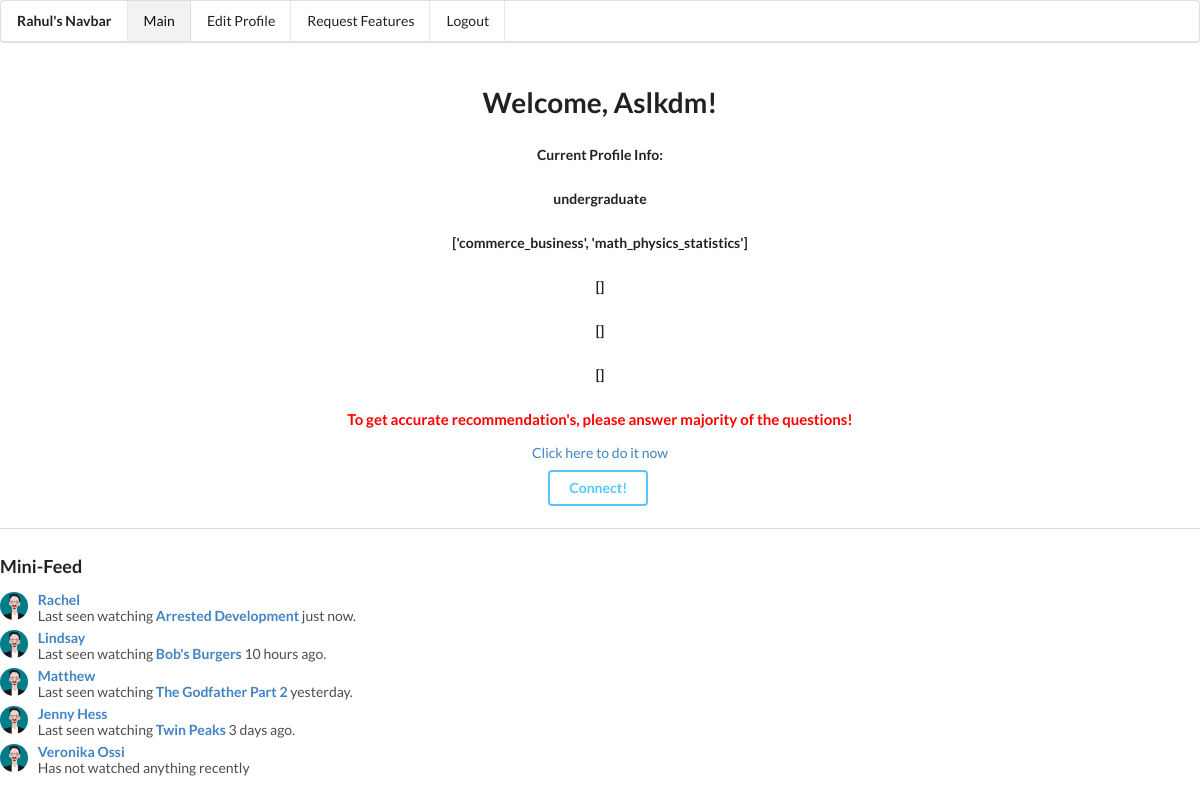
The app's page /main/ (signed in) with its own data.
### connect/models.py (models this page shows)
class Profile(models.Model):
    user = models.OneToOneField(User, on_delete=models.CASCADE)
    first_name = models.CharField(max_length=250, default='first_name')
    last_name = models.CharField(max_length=250, default='last_name')
    email = models.EmailField(default='ibrahul24@gmail.com')
    gender_choice = models.CharField(max_length=500, blank=True)
    occupation = models.CharField(max_length=500, blank=True)
    major = models.CharField(max_length=500, blank=True)
    user_faculty = models.CharField(max_length=200, blank=True)
    use_case = models.CharField(max_length=500, blank=False, default='gym')
    sport_choice = models.CharField(max_length=500, blank=True)
    music_choice = models.CharField(max_length=500, blank=True)
    movie_choice = models.CharField(max_length=500, blank=True)
    god_question = models.CharField(max_length=500, blank=True)
    program_question = models.CharField(max_length=500, default='yes')
    hobby_question = models.CharField(max_length=500, blank=True)
    subject_interest_question = models.CharField(max_length=500, blank=True)
    faculty_question = models.CharField(max_length=50, blank=True)

### connect/views.py (the view)
# urls.py: url(r'^main/', core_views.main_page, name='main_page'),
@login_required(login_url=reverse_lazy('landing_page'))
def main_page(request):
    current_user = request.user
    first_name = current_user.profile.first_name
    occupation = current_user.profile.occupation
    major = current_user.profile.major
    if request.method == 'GET' and 'recommend' in request.GET:
        get_user_information(current_user)
    sport_choice = current_user.profile.sport_choice
    if sport_choice != '':
        sport_choice = ast.literal_eval(sport_choice)
        sport_choice = [n.strip() for n in sport_choice]
    music_choice = current_user.profile.music_choice
    if music_choice != '':
        music_choice = ast.literal_eval(music_choice)
        music_choice = [n.strip() for n in music_choice]
    movie_choice = current_user.profile.movie_choice
    if movie_choice != '':
        movie_choice = ast.literal_eval(movie_choice)
        movie_choice = [n.strip() for n in movie_choice]
    god_question = current_user.profile.god_question
    program_question = current_user.profile.program_question
    if len(major) == 0 or len(sport_choice) == 0 or len(music_choice) == 0:
        messages.error(request, "To get accurate recommendation's, please answer majority of the questions!")
    return render(request, "main_page.html", {'name': first_name.capitalize(), 'occupation': occupation,
                                              'major':major, 'sport_choice':sport_choice,
                                              'music_choice':music_choice, 'movie_choice':movie_choice,
                                              'god_question':god_question, 'program_question':program_question})

### templates/main_page.html (shortened to what this page needs)
{% load staticfiles %}
<!DOCTYPE html>
<html lang="en">
<head>
    <link rel="stylesheet" href="https://cdnjs.cloudflare.com/ajax/libs/animate.css/3.5.2/animate.min.css">
    <link rel="stylesheet" type="text/css" href="https://cdnjs.cloudflare.com/ajax/libs/semantic-ui/2.2.6/semantic.css">
    <link rel="stylesheet" type="text/css" href="https://cdnjs.cloudflare.com/ajax/libs/semantic-ui/2.2.6/semantic.min.css">
</head>
<body>
<div class="ui menu">
  <div class="header item">
    Rahul's Navbar
  </div>
    <a class="item active" href="{% url 'main_page' %}">
    Main
    </a>
  <a class="item" href="{% url 'main_profile' %}">
      Edit Profile
  </a>
    <a class="item" href="{% url 'feature_request' %}">
        Request Features
  </a>
  <a class="item" href="{% url 'logout' %}">
    Logout
  </a>
</div>
<div style="text-align: center; margin-top: 3.5%;">
    <h1>Welcome, {{ name }}!</h1>
    <h5>Current Profile Info: </h5>
    <h5>{{ occupation }}</h5>
    <h5>{{ major }}</h5>
    <h5>{{ sport_choice }}</h5>
    <h5>{{ music_choice }}</h5>
    <h5>{{ movie_choice }}</h5>
    {% if messages %}
        {% for message in messages %}
            <h4 style="color: red">{{ message }}</h4>
            <a href="{% url 'profile_creation' %}">Click here to do it now</a>
        {% endfor %}
    {% endif %}
</div>
<div class="ui one column stackable center aligned page grid">
    <form method="get">
            <input class="ui inverted blue button" type="submit" style="margin-top: 20%;" name="recommend" value="Connect!">
    </form>
</div>
<div class="ui divider" style="margin-top: 3%"></div>
<h3>Mini-Feed</h3>
<div class="ui list">
  <div class="item">
    <img class="ui avatar image" src="{% static 'images/elliot.jpg' %}">
    <div class="content">
      <a class="header">Rachel</a>
      <div class="description">Last seen watching <a><b>Arrested Development</b></a> just now.</div>
    </div>
  </div>
  <div class="item">
    <img class="ui avatar image" src="{% static 'images/elliot.jpg' %}">
    <div class="content">
      <a class="header">Lindsay</a>
      <div class="description">Last seen watching <a><b>Bob's Burgers</b></a> 10 hours ago.</div>
    </div>
  </div>
  <div class="item">
    <img class="ui avatar image" src="{% static 'images/elliot.jpg' %}">
    <div class="content">
      <a class="header">Matthew</a>
      <div class="description">Last seen watching <a><b>The Godfather Part 2</b></a> yesterday.</div>
    </div>
  </div>
  <div class="item">
    <img class="ui avatar image" src="{% static 'images/elliot.jpg' %}">
    <div class="content">
      <a class="header">Jenny Hess</a>
      <div class="description">Last seen watching <a><b>Twin Peaks</b></a> 3 days ago.</div>
    </div>
  </div>
  <div class="item">
    <img class="ui avatar image" src="{% static 'images/elliot.jpg' %}">
    <div class="content">
      <a class="header">Veronika Ossi</a>
      <div class="description">Has not watched anything recently</div>
    </div>
  </div>
</div>
</body>
</html>

### records on screen
Profile: occupation "undergraduate", major "['commerce_business', 'math_physics_statistics']"

### other values on screen
{{ name }} "Aslkdm"
{{ sport_choice }} "[]"
{{ music_choice }} "[]"
{{ movie_choice }} "[]"
{{ message }} "To get accurate recommendation's, please answer majority of the questions!"
